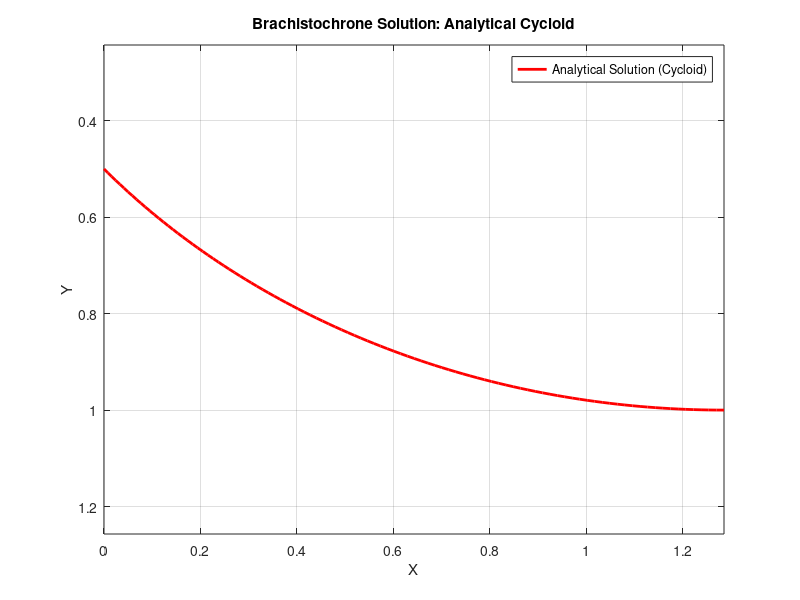
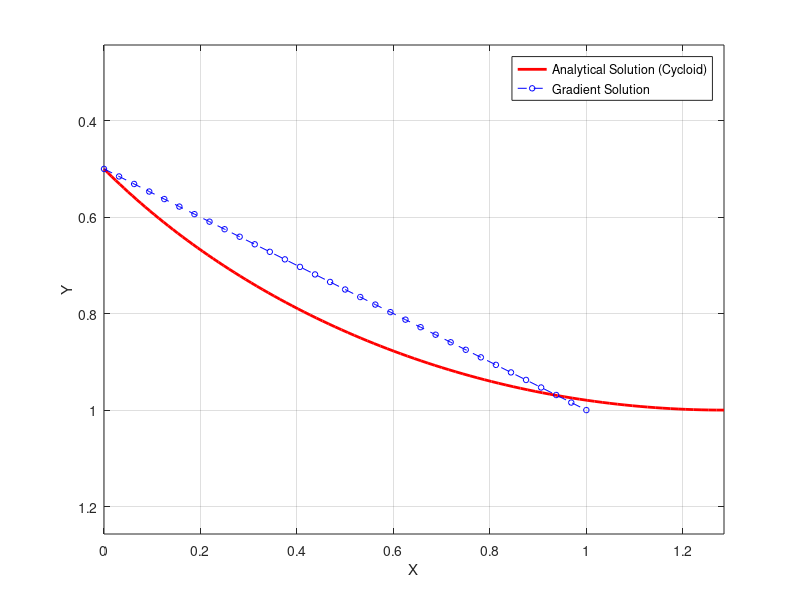

MATLAB code for these plots, in order: (Note: this script raises an error after producing the figures.)
% Brachistochrone Gradient Calculations
% Reference: Jameson & Vassberg (2000)

clc
clear all
close all

%% Analytical solution of the Brachistochrone problem

% Parameters from the paper
C = 1;
t_0 = pi/2;
t_1 = pi;

% Generating the Analytical Solution (Exact Cycloid)
t_fine = linspace(t_0, t_1, 100);
x_exact = 0.5 * C^2 * (t_fine - sin(t_fine));   %Equation 10
y_exact = 0.5 * C^2 * (1 - cos(t_fine));        %Equation 9        

% Normalizing x_exact to start at 0 (consistent with mesh setup x = 0 to L)
x_offset = x_exact(1);
% x_offset = 0;
x_exact = x_exact - x_offset;

% Plot: Debugging 
figure('Color', 'w');
plot(x_exact, y_exact, 'r-', 'LineWidth', 2); hold on;
set(gca, 'YDir', 'reverse'); 
xlabel('X');
ylabel('Y');
title('Brachistochrone Solution: Analytical Cycloid');
legend('Analytical Solution (Cycloid)', 'Location', 'best');
grid on;
axis equal;



%% Problem Setup
N = 31;                 % Number of design variables (internal points): tune to 31, 511
L = 1.0;                % Total horizontal distance
dx = L / (N + 1);       % Mesh interval (delta x) 
x = (0:dx:L)';          % Discrete spatial variable x 

% Boundary conditions (y0 and yN+1 are fixed) 
y = linspace(0.5, 1.0, N+2)'; % Initial guess


%% Continuous Gradient Calculation

% Approximates the analytical gradient using 2nd-order finite differences
G_cont = zeros(N, 1);

for j = 2:N+1
    % Finite difference approximations for y' and y''
    dy_dx = (y(j+1) - y(j-1)) / (2 * dx);
    d2y_dx2 = (y(j+1) - 2*y(j) + y(j-1)) / (dx^2);
    
    % Continuous Gradient Formula (Equation 11) 
    numerator = 1 + dy_dx^2 + 2 * y(j) * d2y_dx2;
    denominator = 2 * (y(j) * (1 + dy_dx^2))^1.5;
    G_cont(j-1) = -numerator / denominator;
end

%% Discrete Gradient Calculation 

% Exactly differentiates the discrete cost function (Rectangle Rule) 
G_disc = zeros(N, 1);

% Helper values at half-mesh points (j + 1/2) 
y_mid = 0.5 * (y(2:end) + y(1:end-1));          % y at j+1/2
dy_mid = (y(2:end) - y(1:end-1)) / dx;          % y' at j+1/2

% Calculating A and B components at j+1/2 
A = sqrt(1 + dy_mid.^2) ./ (2 * y_mid.^1.5);
B = dy_mid ./ sqrt(y_mid .* (1 + dy_mid.^2));

% Discrete Gradient Formula (Equation 12) 
for j = 1:N
    % j in this loop corresponds to the j-th design variable (y(j+1))
    % Formula: G_j = B_{j-1/2} - B_{j+1/2} - (dx/2) * (A_{j+1/2} + A_{j-1/2})
    G_disc(j) = B(j) - B(j+1) - (dx/2) * (A(j+1) + A(j));
end

%% Displaying Results
fprintf('L2 Norm of Continuous Gradient: %.6e\n', norm(G_cont));
fprintf('L2 Norm of Discrete Gradient: %.6e\n', norm(G_disc));


% Plotting
figure('Color', 'w');
plot(x_exact, y_exact, 'r-', 'LineWidth', 2); hold on;
hold on
plot(x, y, 'bo--', 'MarkerSize', 4); 
set(gca, 'YDir', 'reverse'); 
xlabel('X');
ylabel('Y');
legend('Analytical Solution (Cycloid)', 'Gradient Solution','Location', 'best');
grid on;
axis equal;

%% Optimization: Steepest Descent Using Continuous Gradient
% The steepest descent method iteratively updates the trajectory by stepping
% in the direction opposite to the gradient (Equation 13).
% The update rule is: y^(n+1) = y^n - dt * G^n
% The time step dt is chosen based on a CFL-like stability condition: dt <= dx^2 / (2*beta)

maxIter = 50000;        % Maximum number of iterations before stopping
tol = 1e-6;             % Convergence tolerance on the L2 norm of the gradient
dt = 0.1 * dx^2;        % Stable time step size derived from stability analysis

y_sd_cont = y;                              % Initialize trajectory from the initial guess
cost_hist_cont = zeros(maxIter,1);          % Preallocate cost function history
grad_hist_cont = zeros(maxIter,1);          % Preallocate gradient norm history

for iter = 1:maxIter
    % Compute the continuous gradient at the current trajectory
    G = continuousGradient(y_sd_cont, dx);
    
    % Record cost function and gradient norm for convergence monitoring
    cost_hist_cont(iter) = costFunction(y_sd_cont, dx);
    grad_hist_cont(iter) = norm(G, 2);
    
    % Check for convergence: stop if gradient norm drops below tolerance
    if grad_hist_cont(iter) < tol
        fprintf('Continuous steepest descent converged at iteration %d\n', iter);
        break;
    end
    
    % Update only internal design variables (boundary points y(1) and y(end) are fixed)
    y_sd_cont(2:end-1) = y_sd_cont(2:end-1) - dt * G;
end

% Trim pre-allocated arrays to the actual number of iterations performed
cost_hist_cont = cost_hist_cont(1:iter);
grad_hist_cont = grad_hist_cont(1:iter);

%% Optimization: Steepest Descent Using Discrete Gradient
% Same steepest descent scheme as above, but the gradient is computed by
% exactly differentiating the discrete (rectangle-rule) cost function.
% This avoids the inconsistency between the continuous gradient and the
% discretized cost, which can improve convergence behavior.

y_sd_disc = y;                              % Initialize trajectory from the initial guess
cost_hist_disc = zeros(maxIter,1);          % Preallocate cost function history
grad_hist_disc = zeros(maxIter,1);          % Preallocate gradient norm history

for iter2 = 1:maxIter
    % Compute the discrete gradient at the current trajectory
    G = discreteGradient(y_sd_disc, dx);
    
    % Record cost function and gradient norm for convergence monitoring
    cost_hist_disc(iter2) = costFunction(y_sd_disc, dx);
    grad_hist_disc(iter2) = norm(G, 2);
    
    % Check for convergence: stop if gradient norm drops below tolerance
    if grad_hist_disc(iter2) < tol
        fprintf('Discrete steepest descent converged at iteration %d\n', iter2);
        break;
    end
    
    % Update only internal design variables (boundary points are fixed)
    y_sd_disc(2:end-1) = y_sd_disc(2:end-1) - dt * G;
end

% Trim pre-allocated arrays to the actual number of iterations performed
cost_hist_disc = cost_hist_disc(1:iter2);
grad_hist_disc = grad_hist_disc(1:iter2);

%% Optimization: BFGS Using Continuous Gradient
% The BFGS quasi-Newton method builds an approximation H of the inverse Hessian
% iteratively using the rank-2 update formula from the progress report.
% The search direction at each step is p = -H * G, which approaches the Newton
% direction as H converges to the true inverse Hessian.
% A backtracking line search (Armijo condition) is used to find a step size
% that guarantees sufficient decrease in the cost function.

maxIter_bfgs = 5000;    % BFGS typically converges in far fewer iterations than steepest descent

y_bfgs_cont = y;                                    % Initialize from the same initial guess
G_bfgs_cont = continuousGradient(y_bfgs_cont, dx); % Initial gradient
H_cont = eye(N);                                    % Initialize inverse Hessian as identity

cost_hist_bfgs_cont = zeros(maxIter_bfgs, 1);
grad_hist_bfgs_cont = zeros(maxIter_bfgs, 1);

for iter3 = 1:maxIter_bfgs
    cost_hist_bfgs_cont(iter3) = costFunction(y_bfgs_cont, dx);
    grad_hist_bfgs_cont(iter3) = norm(G_bfgs_cont, 2);

    % Check for convergence
    if grad_hist_bfgs_cont(iter3) < tol
        fprintf('BFGS (continuous gradient) converged at iteration %d\n', iter3);
        break;
    end

    % Compute search direction: quasi-Newton step p = -H * G
    p = -H_cont * G_bfgs_cont;

    % Backtracking line search (Armijo sufficient decrease condition)
    % Ensures cost decreases by at least a fraction c1 of the expected decrease
    alpha = 1.0;        % Start with full Newton step
    c1    = 1e-4;       % Armijo parameter
    rho   = 0.5;        % Step reduction factor per backtrack
    I0    = cost_hist_bfgs_cont(iter3);

    for ls = 1:30
        y_trial = y_bfgs_cont;
        y_trial(2:end-1) = y_trial(2:end-1) + alpha * p;
        % Only accept step if all y values remain positive (physically required)
        if all(y_trial(2:end-1) > 0) && costFunction(y_trial, dx) <= I0 + c1 * alpha * (G_bfgs_cont' * p)
            break;
        end
        alpha = rho * alpha;
    end

    % Accept the step and compute new gradient
    y_new = y_bfgs_cont;
    y_new(2:end-1) = y_new(2:end-1) + alpha * p;
    G_new = continuousGradient(y_new, dx);

    % BFGS update vectors (changes in design variables and gradient)
    delta_y = y_new(2:end-1) - y_bfgs_cont(2:end-1);  % s in standard BFGS notation
    delta_g = G_new - G_bfgs_cont;                     % y in standard BFGS notation
    curvature = delta_g' * delta_y;

    % Apply BFGS rank-2 inverse Hessian update only if curvature condition holds
    % (delta_g' * delta_y > 0 ensures H remains positive definite)
    if curvature > 1e-10
        H_cont = H_cont ...
            + (1 + (delta_g' * H_cont * delta_g) / curvature) * (delta_y * delta_y') / curvature ...
            - (H_cont * delta_g * delta_y' + delta_y * delta_g' * H_cont) / curvature;
    end

    y_bfgs_cont   = y_new;
    G_bfgs_cont   = G_new;
end

cost_hist_bfgs_cont = cost_hist_bfgs_cont(1:iter3);
grad_hist_bfgs_cont = grad_hist_bfgs_cont(1:iter3);

%% Optimization: BFGS Using Discrete Gradient
% Same BFGS scheme as above, but uses the discrete gradient (exactly consistent
% with the rectangle-rule cost function) to drive the inverse Hessian updates.

y_bfgs_disc = y;                                    % Initialize from the same initial guess
G_bfgs_disc = discreteGradient(y_bfgs_disc, dx);   % Initial gradient
H_disc = eye(N);                                    % Initialize inverse Hessian as identity

cost_hist_bfgs_disc = zeros(maxIter_bfgs, 1);
grad_hist_bfgs_disc = zeros(maxIter_bfgs, 1);

for iter4 = 1:maxIter_bfgs
    cost_hist_bfgs_disc(iter4) = costFunction(y_bfgs_disc, dx);
    grad_hist_bfgs_disc(iter4) = norm(G_bfgs_disc, 2);

    % Check for convergence
    if grad_hist_bfgs_disc(iter4) < tol
        fprintf('BFGS (discrete gradient) converged at iteration %d\n', iter4);
        break;
    end

    % Compute search direction: quasi-Newton step p = -H * G
    p = -H_disc * G_bfgs_disc;

    % Backtracking line search (Armijo sufficient decrease condition)
    alpha = 1.0;
    c1    = 1e-4;
    rho   = 0.5;
    I0    = cost_hist_bfgs_disc(iter4);

    for ls = 1:30
        y_trial = y_bfgs_disc;
        y_trial(2:end-1) = y_trial(2:end-1) + alpha * p;
        if all(y_trial(2:end-1) > 0) && costFunction(y_trial, dx) <= I0 + c1 * alpha * (G_bfgs_disc' * p)
            break;
        end
        alpha = rho * alpha;
    end

    % Accept the step and compute new gradient
    y_new = y_bfgs_disc;
    y_new(2:end-1) = y_new(2:end-1) + alpha * p;
    G_new = discreteGradient(y_new, dx);

    % BFGS update vectors
    delta_y = y_new(2:end-1) - y_bfgs_disc(2:end-1);
    delta_g = G_new - G_bfgs_disc;
    curvature = delta_g' * delta_y;

    % Apply BFGS rank-2 inverse Hessian update only if curvature condition holds
    if curvature > 1e-10
        H_disc = H_disc ...
            + (1 + (delta_g' * H_disc * delta_g) / curvature) * (delta_y * delta_y') / curvature ...
            - (H_disc * delta_g * delta_y' + delta_y * delta_g' * H_disc) / curvature;
    end

    y_bfgs_disc  = y_new;
    G_bfgs_disc  = G_new;
end

cost_hist_bfgs_disc = cost_hist_bfgs_disc(1:iter4);
grad_hist_bfgs_disc = grad_hist_bfgs_disc(1:iter4);

%% Compare Optimized Paths Against Analytical Cycloid
% Interpolate the analytical cycloid onto the uniform mesh x to allow
% a point-wise comparison with the numerically optimized trajectories.
% The L2 error is normalized by sqrt(N+2) to make it mesh-independent.

y_exact_interp = interp1(x_exact, y_exact, x, 'linear', 'extrap');

% Normalized L2 error between each optimized path and the analytical solution
L2_error_cont      = norm(y_sd_cont    - y_exact_interp, 2) / sqrt(length(y));
L2_error_disc      = norm(y_sd_disc    - y_exact_interp, 2) / sqrt(length(y));
L2_error_bfgs_cont = norm(y_bfgs_cont  - y_exact_interp, 2) / sqrt(length(y));
L2_error_bfgs_disc = norm(y_bfgs_disc  - y_exact_interp, 2) / sqrt(length(y));

fprintf('L2 Error Steepest Descent - Continuous Gradient: %.6e\n', L2_error_cont);
fprintf('L2 Error Steepest Descent - Discrete Gradient:   %.6e\n', L2_error_disc);
fprintf('L2 Error BFGS - Continuous Gradient:             %.6e\n', L2_error_bfgs_cont);
fprintf('L2 Error BFGS - Discrete Gradient:               %.6e\n', L2_error_bfgs_disc);

% Plot all paths together for visual comparison
figure('Color','w');
plot(x_exact, y_exact, 'r-', 'LineWidth', 2); hold on;
plot(x, y, 'k--', 'LineWidth', 1.5);
plot(x, y_sd_cont, 'bo-', 'MarkerSize', 4);
plot(x, y_sd_disc, 'gs-', 'MarkerSize', 4);
plot(x, y_bfgs_cont, 'b^--', 'MarkerSize', 4);
plot(x, y_bfgs_disc, 'gd--', 'MarkerSize', 4);
set(gca, 'YDir', 'reverse');   % Flip y-axis so descent is downward visually
xlabel('X');
ylabel('Y');
title('Optimized Brachistochrone Paths');
legend('Analytical Cycloid', 'Initial Guess', ...
       'Steepest Descent - Continuous', 'Steepest Descent - Discrete', ...
       'BFGS - Continuous', 'BFGS - Discrete', ...
       'Location', 'best');
grid on;
axis equal;

%% Plot Convergence Histories
% Semi-log plots allow visualization of the exponential decay in the
% gradient norm and cost function as the optimizer converges.
% BFGS is expected to converge in significantly fewer iterations than
% steepest descent due to its superlinear convergence rate.

% Gradient norm convergence: indicates how close the trajectory is to the optimum
figure('Color','w');
semilogy(grad_hist_cont, 'b-', 'LineWidth', 2); hold on;
semilogy(grad_hist_disc, 'g-', 'LineWidth', 2);
semilogy(grad_hist_bfgs_cont, 'b--', 'LineWidth', 2);
semilogy(grad_hist_bfgs_disc, 'g--', 'LineWidth', 2);
xlabel('Iteration');
ylabel('L2 Norm of Gradient');
title('Gradient Convergence History');
legend('SD - Continuous', 'SD - Discrete', 'BFGS - Continuous', 'BFGS - Discrete', 'Location', 'best');
grid on;

% Cost function convergence: shows reduction in total travel time over iterations
figure('Color','w');
semilogy(cost_hist_cont, 'b-', 'LineWidth', 2); hold on;
semilogy(cost_hist_disc, 'g-', 'LineWidth', 2);
semilogy(cost_hist_bfgs_cont, 'b--', 'LineWidth', 2);
semilogy(cost_hist_bfgs_disc, 'g--', 'LineWidth', 2);
xlabel('Iteration');
ylabel('Cost Function I');
title('Cost Function Convergence History');
legend('SD - Continuous', 'SD - Discrete', 'BFGS - Continuous', 'BFGS - Discrete', 'Location', 'best');
grid on;



%% Helper Functions

% Computes the discrete cost function I using the rectangle (midpoint) rule.
% y_mid and dy_mid are evaluated at the half-mesh points j+1/2.
function I = costFunction(y, dx)
    y_mid = 0.5 * (y(2:end) + y(1:end-1));      % y at j+1/2
    dy_mid = (y(2:end) - y(1:end-1)) / dx;      % y' at j+1/2

    % Integrand F evaluated at each half-mesh point
    F_mid = sqrt(1 + dy_mid.^2) ./ sqrt(y_mid);
    I = sum(F_mid) * dx;    % Rectangle rule integration
end

% Computes the continuous gradient G using 2nd-order finite differences
% to approximate y' and y'' in the analytical gradient formula (Equation 11).
% Boundary points are excluded; only the N internal design variables are returned.
function G_cont = continuousGradient(y, dx)
    N = length(y) - 2;
    G_cont = zeros(N, 1);

    for j = 2:N+1
        % 2nd-order central differences for first and second derivatives
        dy_dx = (y(j+1) - y(j-1)) / (2 * dx);
        d2y_dx2 = (y(j+1) - 2*y(j) + y(j-1)) / dx^2;

        % Continuous gradient formula (Equation 11)
        numerator = 1 + dy_dx^2 + 2 * y(j) * d2y_dx2; 
        denominator = 2 * (y(j) * (1 + dy_dx^2))^(3/2);

        G_cont(j-1) = -numerator / denominator;
    end
end

% Computes the discrete gradient G by analytically differentiating the
% rectangle-rule cost function I_R with respect to each design variable y_j.
% This ensures the gradient is exactly consistent with the discrete cost,
% which avoids truncation errors that can arise with the continuous gradient.
function G_disc = discreteGradient(y, dx)
    N = length(y) - 2;
    G_disc = zeros(N, 1);

    % Evaluate intermediate quantities at half-mesh points j+1/2
    y_mid = 0.5 * (y(2:end) + y(1:end-1));
    dy_mid = (y(2:end) - y(1:end-1)) / dx;

    % A and B are the two components that arise from differentiating I_R
    A = sqrt(1 + dy_mid.^2) ./ (2 * y_mid.^(3/2));     % Contribution from y_mid term
    B = dy_mid ./ sqrt(y_mid .* (1 + dy_mid.^2));       % Contribution from dy_mid term

    % Discrete gradient formula (Equation 12): G_j = dI_R / dy_j
    % Each design variable y_j appears in intervals [j-1/2] and [j+1/2]
    for j = 1:N
        G_disc(j) = B(j) - B(j+1) - (dx/2) * (A(j+1) + A(j));
    end
end
